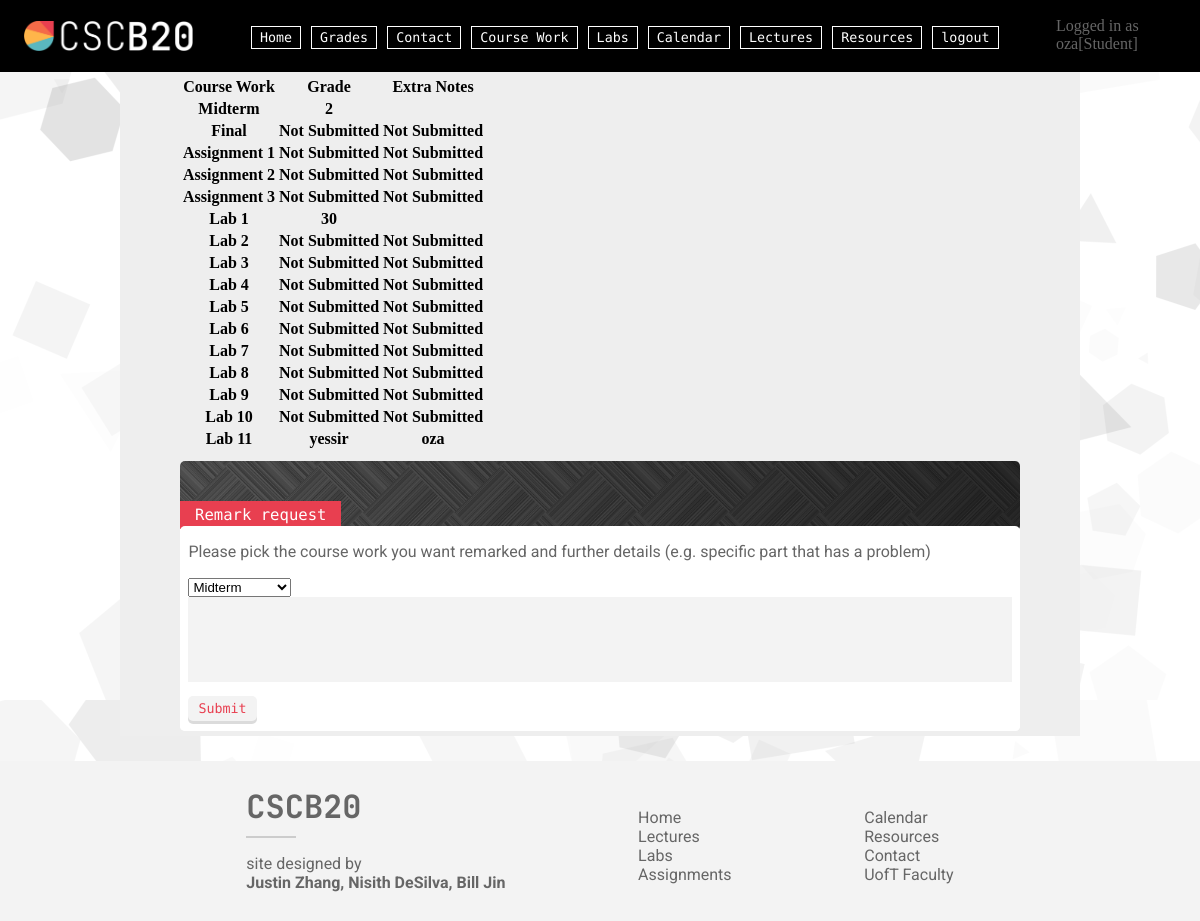
The page /Grades (signed in) on the database its author committed.
### src/app.py (models this page shows)
class Notes(db.Model):
    __tablename__ = 'Notes'
    type = db.Column(db.String(20), primary_key = True)
    user = db.Column(db.String(20), db.ForeignKey('User.username'), nullable = False, primary_key=True)
    grade = db.Column(db.Integer)
    extraNotes = db.Column(db.Text)

### src/app.py (the view)
@app.route("/Grades")
def Grades():
    if "user" not in session: return redirect(url_for("login"))
    if session["user"]["clas"]!="Student": return redirect(url_for("Home"))
    grades = {}
    for i in courseworks:
        q = db.session.query(Notes).filter(Notes.type==i, Notes.user==session["user"]["name"])
        if q.count()==0:
            grades[i]=gradeEntry("Not Submitted", "Not Submitted")
        else:
            q = q.first()
            grades[i]=gradeEntry(q.grade, q.extraNotes)
    return render_template("Grades.html", user=session["user"], grades=grades, courseworks=courseworks)

### src/templates/Grades.html (shortened to what this page needs)
<!DOCTYPE html>
<html lang="en" dir="ltr">
    <head>
        <link rel="stylesheet"
              href="{{ url_for('static',filename='styles/index.css') }}">
        <link rel="stylesheet"
              href="{{ url_for('static',filename='styles/Grades.css') }}">
    </head>
    <body>
        {% extends "template.html" %}
        {% block content %}
        <table>
            <tr>
                <th>Course Work</th>
                <th>Grade</th>
                <th>Extra Notes</th>
            </tr>
            {% for i in grades.keys() %}
            <tr>
                <th>{{ i }}</th>
                <th>{{ grades[i].grade }}</th>
                <th>{{ grades[i].notes }}</th>
            </tr>
            {% endfor %}
        </table>
        <div class="feeback-sec">
            <img src="/static/res/graphic3.png" class="triangle-img">
            <div class="anon-feedback-title">
                <h3>Remark request</h3>
            </div>
            <div class="feedback-in">
                <p>Please pick the course work you want remarked and further details (e.g. specific part that has a problem)</p>
                <form class="feedback-form" action="{{ url_for('remarkReq') }}" method="POST">
                    <select name="work">
                        {% for i in courseworks %}
                        <option value="{{ i }}">{{ i }}</option>
                        {% endfor %}
                    </select>
                    <textarea name="reason"></textarea>
                    <button type='submit' value="Submit">Submit</button>
                </form>
            </div>
        </div>
        {% endblock %}

### src/templates/template.html (shortened to what this page needs)
<!DOCTYPE html>
<html lang="en" dir="ltr">
    <head>
        <link rel="stylesheet"
              href="{{ url_for('static',filename='styles/index.css') }}">
        <link rel="stylesheet"
              href="{{ url_for('static',filename='styles/Resources.css') }}">
    </head>
    <body>
        <header class="head">
            <div>
                <a href="index.html">
                    <img src="/static/res/cscb20_w_logo.webp" class="logo">
                </a>
            </div>
            <div>
                <nav class="header-nav">
                    {% if not notlogged %}
                        <a href="{{ url_for("Home") }}" class="head-item">Home</a>
                        {% if user.clas == 'Student' %}
                        <a href="{{ url_for("Grades") }}" class="head-item">Grades</a>
                        <a href="{{ url_for("Contact") }}" class="head-item">Contact</a>
                        {% else %}
                        <a href="{{ url_for("ReMarks") }}" class="head-item">Remarks</a>
                        <a href="{{ url_for("Marks") }}" class="head-item">Marks</a>
                        <a href="{{ url_for("Feedback") }}" class="head-item">Feedback</a>
                        {% endif %}
                        <a href="{{ url_for("CourseWork") }}" class="head-item">Course Work</a>
                        <a href="{{ url_for("Labs") }}" class="head-item">Labs</a>
                        <a href="{{ url_for("Calendar") }}" class="head-item">Calendar</a>
                        <a href="{{ url_for("Lectures") }}" class="head-item">Lectures</a>
                        <a href="{{ url_for("Resources") }}" class="head-item">Resources</a>
                        <a href="{{ url_for("Logout") }}" class="head-item">logout</a>
                    {% endif %}
                </nav>
            </div>
            {% if not notlogged %}
            <p>Logged in as {{ user.name }}[{{ user.clas }}]</p>
            {% endif %}
        </header>
        <div class="body">
            {% block content %}
            {% endblock %}
        </div>
        <footer class="foot">
            <div>
                <h1 id="footer-logo">CSCB20</h1>
                <hr style="width:50px;
                           text-align:left;
                           margin-left:0;
                           height:2px;
                           background-color:#cccccc;
                           border-width:0">
                <p>
                    site designed by
                    <br>
                    <b>Justin Zhang, Nisith DeSilva, Bill Jin</b>
                </p>
            </div>
            <div class="footer-item">
                <a href="index.html">Home</a>
                <br>
                <a href="Lectures.html">Lectures</a>
                <br>
                <a href="Labs.html">Labs</a>
                <br>
                <a href="Assignment.html">Assignments</a>
            </div>
            <div class="footer-item">
                <a href="Calendar.html">Calendar</a>
                <br>
                <a href="Resources.html">Resources</a>
                <br>
                <a href="Contact.html">Contact</a>
                <br>
                <a href="https://web.cs.toronto.edu/people/faculty-directory">UofT Faculty</a>
            </div>
        </footer>
    </body>
</html>

### src/static/styles/index.css (style rules this page uses)
:root { --header-width:80vw; --header-left:10vw; }
body { min-height: 100vh; height: fit-content; display: flex; flex-direction: column; padding:0px; margin:0px; overflow-x: hidden; transition-duration: 0s; background-image: url("../res/bgw.webp") }
p { color: #666666; }
.foot p { font-family: "Roboto"; }
.foot { margin-top: 25px; min-height:150px; flex:0; display: flex; justify-content: space-around; padding-left: 15%; padding-right: 15%; padding-top: 10px; background-color: #f3f3f3ff; align-items: center; box-shadow: 0px 3px rgb(205, 205, 205); z-index: 1000000; }
#footer-logo { font-family: "JetBrains Mono"; color: #666666; padding: 0%; margin: 0px; }
.footer-item { text-decoration: none; font-family: "Roboto"; font-weight: normal; }
.footer-item a { color: #666666; text-decoration: none; }
.body { width: calc(var(--header-width) - 10%); padding-left: 5%; padding-right: 5%; margin-left: auto; margin-right: auto; padding-top: 75px; flex: 1; background-color: #eeeeee; height: fit-content; padding-bottom: 5px; }
.header-nav { display: flex; justify-content:space-between; width: fit-content; }
.head { align-items: center; height:50px; display: flex; justify-content:space-between; position: fixed; width: 96vw; padding-left: 2vw; padding-right: 2vw; padding-top: 10px; padding-bottom: 10px; border-bottom: 2px solid black; overflow: hidden; background-color: #000000; z-index: 800; left: 0px; }
.head div { margin-top: 5px; }
.head-item { transition-duration: 0.2s; position: relative; text-decoration: none; width: fit-content; margin-left: 5px; margin-right: 5px; padding: 3px; padding-left: 8px; padding-right: 8px; text-align: center; font-family: 'Fragment Mono'; font-size: smaller; color: #FFFFFF; border: #FFFFFF solid 1px; }
.logo { height: 30px; }
.head p { width: 10vw; }

### src/static/styles/Grades.css (style rules this page uses)
.feeback-sec { font-family: 'Roboto'; margin-top: 10px; width: 100%; position: relative; height: fit-content; background-color: white; border-radius: 5px; }
.triangle-img { float: left; position: absolute; width: 100%; height: var(--triangle-height); border-radius: 5px; margin-bottom: 0px; object-fit: cover; z-index: 0; }
.feedback-in { padding-left: 1%; padding-right: 1%; position: inherit; display: inline-block; margin-top: calc(var(--triangle-height) - 5px); width: 98%; height: 100%; border-radius: 5px; background-color: white; padding-bottom: 5px; }
.feedback-form { display: inline-block; width: 100%; }
.feedback-form textarea { font-family: 'Roboto'; padding: 5px; margin: 0px; width: calc(100% - 10px); height: 75px; resize: none; border: none; background-color: #f3f3f3ff; margin-bottom: 10px; }
.feedback-form button { border: none; cursor: pointer; padding-left: 10px; padding-right: 10px; padding-top: 5px; padding-bottom: 5px; margin-bottom: 5px; border-radius: 5px; box-shadow: 0px 3px rgba(0, 0, 0, 0.14); font-family: "Fragment Mono", monospace; background-color: #f3f3f3ff; color: #e83f50; transition-duration: 0.1s; }
.anon-feedback-title { top:calc(var(--triangle-height) - 30px); float: left; position: absolute; font-size: smaller; height: fit-content; color: white; padding: 5px; padding-left: 15px; padding-right: 15px; background-color: #e83f50ff; }
.anon-feedback-title h3 { margin: 0px; padding: 0px; font-family: 'Fragment Mono', monospace; font-weight: lighter; }

### src/static/styles/resources.css (style rules this page uses)
:root { --header-width:80vw; --header-left:10vw; --triangle-height:70px; }
.triangle-img { float: left; position: absolute; width: 100%; height: var(--triangle-height); margin-bottom: 0px; object-fit: cover; z-index: 0; border-radius: 5px; }

### rows shown on the page
Notes: type "Midterm", grade "2"
Notes: type "Lab 1", grade "30"
Notes: grade "yessir", extraNotes "oza"

### other values the page prints
{{ user.name }} "oza"
{{ user.clas }} "Student"
{{ i }} "Final" "Assignment 1" "Assignment 2" "Assignment 3" "Lab 2" "Lab 3" "Lab 4" "Lab 5" "Lab 6" "Lab 7" "Lab 8" "Lab 9" "Lab 10" "Lab 11"
{{ grades[i].grade }} "Not Submitted" "Not Submitted" "Not Submitted" "Not Submitted" "Not Submitted" "Not Submitted" "Not Submitted" "Not Submitted" "Not Submitted" "Not Submitted" "Not Submitted" "Not Submitted" "Not Submitted"
{{ grades[i].notes }} "Not Submitted" "Not Submitted" "Not Submitted" "Not Submitted" "Not Submitted" "Not Submitted" "Not Submitted" "Not Submitted" "Not Submitted" "Not Submitted" "Not Submitted" "Not Submitted" "Not Submitted"
form field work "Midterm"
